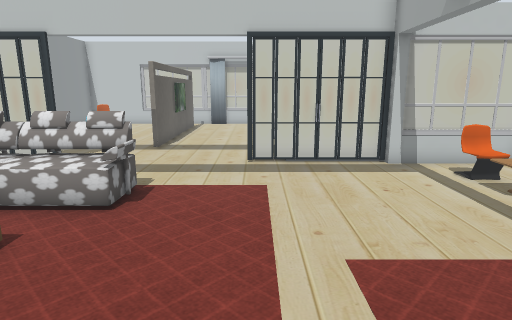
[1] (above)

18 first-person views from a walk through a world built for the Gazebo simulator. The camera is 1.3 m above the floor, tilts 12° down and sees 75° across. The floor is counted in squares, 0.5 m on a side. Each view is taken from the middle of a square. On the plan, view 1 faces up. The plan holds only what a view shows up to about 20 squares ahead; the rest is blank. The robots in the file are not drawn. Some surface patterns are stand-ins.

[2]
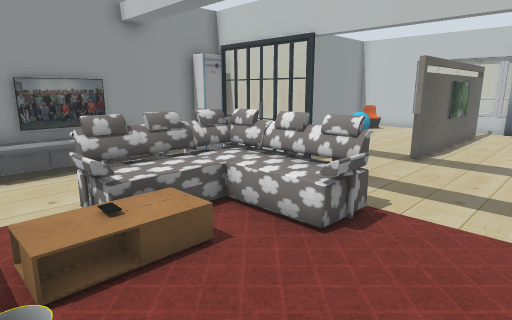

[3]
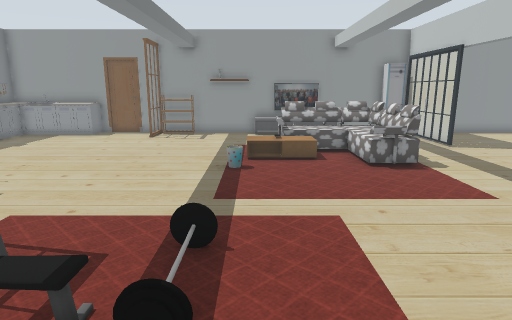

[4]
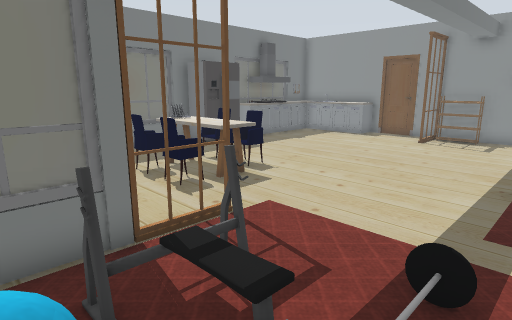

[5]
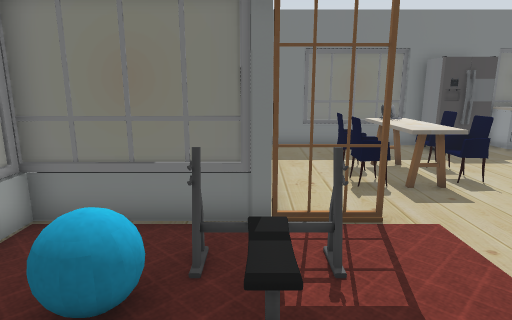

[6]
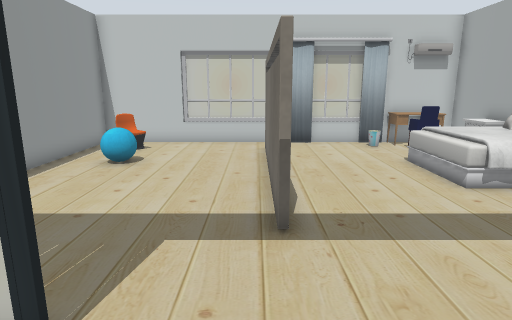

[7]
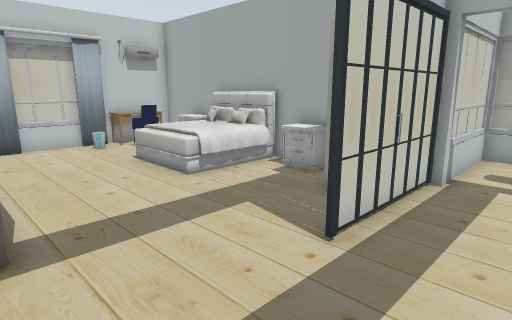

[8]
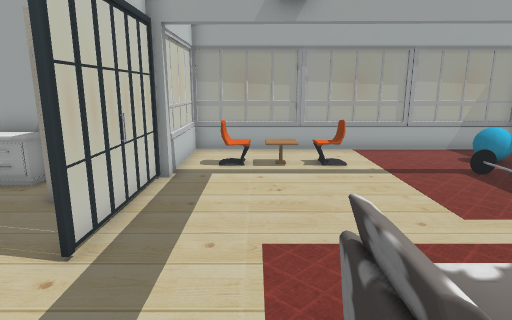

[9]
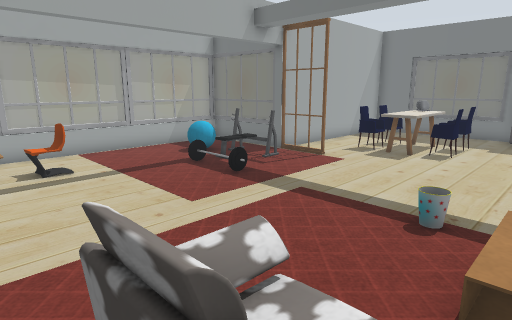

[10]
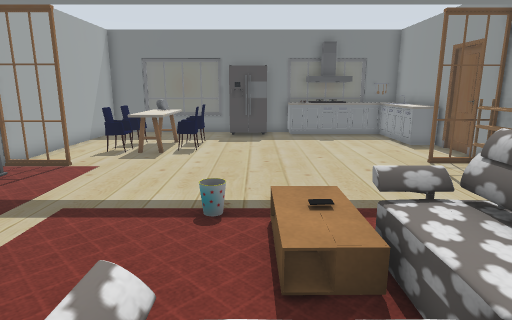

[11]
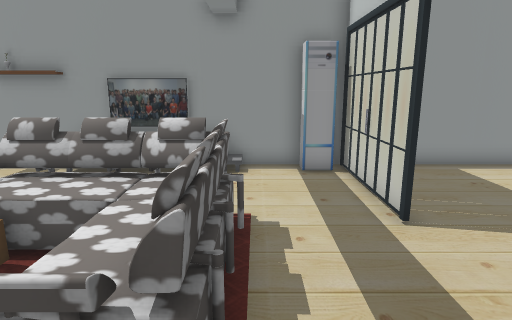

[12]
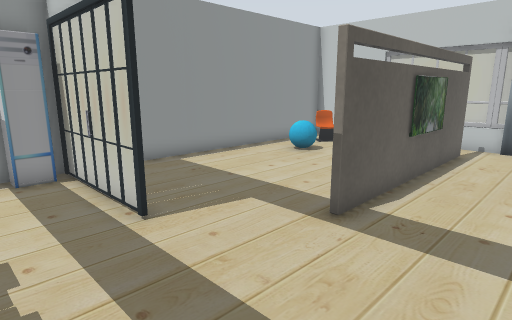

[13]
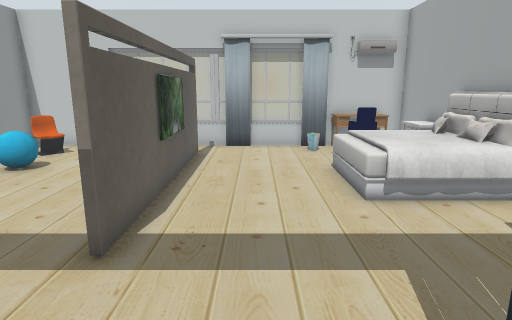

[14]
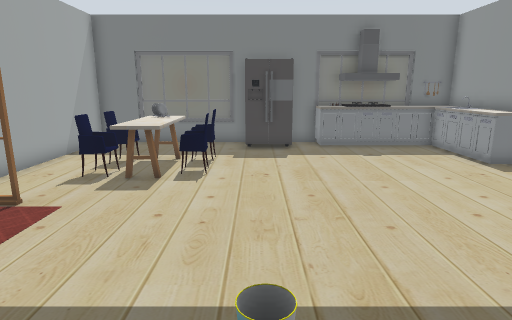

[15]
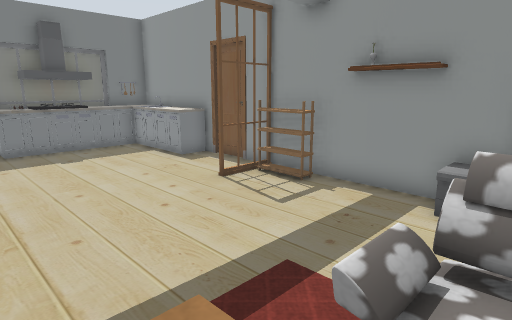

[16]
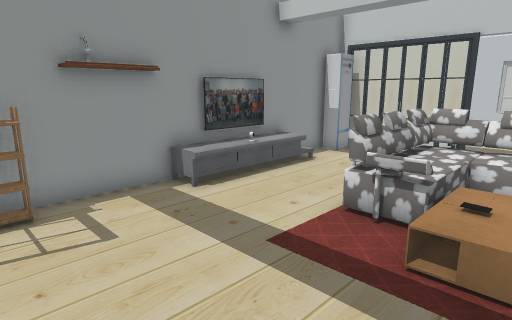

[17]
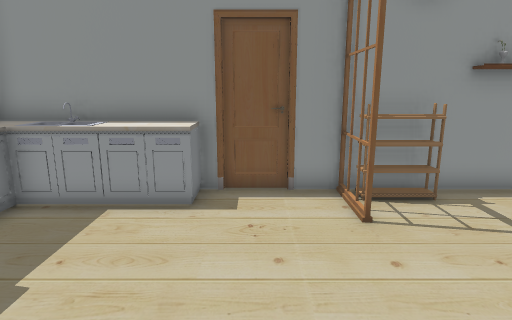

[18]
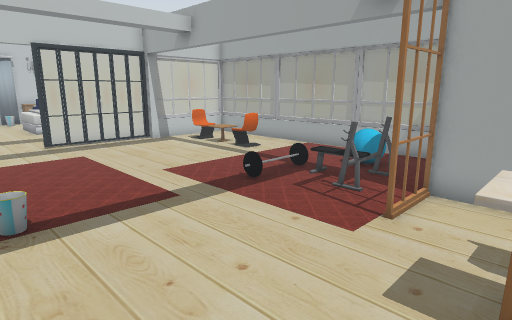

### Floor plan
Points are (right, up) in squares from view 1. A wall is a line through its corners. A room is listed if a view was taken in it or the views show most of it. See-through windows are left out.
Room 1 (views 1, 2, 3, 4, 5, 6, 7, 8, 9, 10, 11, 12, 13, 14, 15, 16, 17, 18)
walls: (-4.6, 14.8) (-4.6, 23.6); (3.9, 12) (1.4, 12); (5.5, 11.6) (4.7, 11.6); (-12.5, 12.1) (-12.5, -3.6); (4.7, 15.2) (4.7, 25.6) (1.3, 25.6); (-12.5, -6) (-12.5, -11.6) (-11.4, -11.6); (-4.4, 23.6) (-4.4, 14.8); (-2.9, -11.6) (4.7, -11.6) (4.7, -2.3) (9.5, -2.3); (-6, -11.6) (-4.6, -11.6); (-8.5, 25.6) (-12.5, 25.6) (-12.5, 14.6)
low walls: (9.5, 6.4) (9.5, 11.7); (9.5, -2.3) (9.5, 2.6); (-3.4, 25.6) (-4.5, 25.6)
objects: door leaf (-13, -5); other object (-13, -4); kitchen cabinet (-12, -11) to (-10, -7); door leaf (-12, -3) to (-10, -3); shoe rack (-12, -2) to (-12, -1); other object (-12, 1); other object (-12, 2); TV cabinet (-12, 3) to (-11, 5); TV (-12, 4) to (-12, 7); TV cabinet (-12, 8); other object (-12, 11); other object (-11, -12); chair (-11, 23) to (-10, 24); window (-10, -12) to (-9, -12); door leaf (-10, 12); cyan ball (-10, 21); other object (-9, -11) to (-8, -11); bench (-8, -12); door leaf (-8, 12) to (-7, 12); window (-8, 26) to (-5, 26); kitchen cabinet (-7, -11) to (-6, -11); sofa (-7, 4) to (-3, 9); coffee table (-6, 3) to (-5, 5); table (-5, 4); fridge (-4, -11) to (-3, -10); bin (-3, 2); window (-3, 26) to (0, 26); window (-1, -12); chair (-1, -7); chair (-1, -6) to (-1, -5); kitchen table (0, -8) to (1, -8); table (0, -7) to (1, -7); kitchen table (0, -6) to (1, -5); door leaf (0, 12); bin (0, 24) to (1, 25); chair (1, -5) to (2, -5); bed (1, 18) to (4, 21); curtain (1, 25); chair (2, -7); door leaf (2, 12); chair (2, 23) to (3, 24); desk (2, 24) to (4, 25); door leaf (3, -2) to (4, -2); other object (3, 2) to (5, 2); wardrobe (3, 13) to (4, 14); other object (4, -1) to (6, 1); nightstand (4, 15) to (4, 16); nightstand (4, 22) to (4, 23); table (6, 8) to (7, 8); window (6, 12) to (9, 12); window (7, -2) to (9, -2); cyan ball (7, 0) to (7, 1); chair (7, 6) to (7, 7); chair (7, 9) to (7, 10); window (10, 0); window (10, 3) to (10, 6); window (10, 10)

Where each view was taken, in squares from view 1:
view 1: 0 up, 0 right, facing up
view 2: 2 up, 0 right, facing up-left
view 3: 3 up, 8 right, facing left
view 4: 3 up, 7 right, facing down-left
view 5: 4 up, 5 right, facing down
view 6: 9 up, 5 left, facing up
view 7: 9 up, 5 left, facing up-right
view 8: 9 up, 5 left, facing right
view 9: 9 up, 5 left, facing down-right
view 10: 9 up, 4 left, facing down
view 11: 9 up, 1 left, facing left
view 12: 9 up, 1 left, facing up-left
view 13: 10 up, 2 left, facing up
view 14: 5 up, 3 left, facing down
view 15: 5 up, 4 left, facing down-left
view 16: 2 down, 4 left, facing up-left
view 17: 5 down, 4 left, facing left
view 18: 5 down, 4 left, facing up-right
